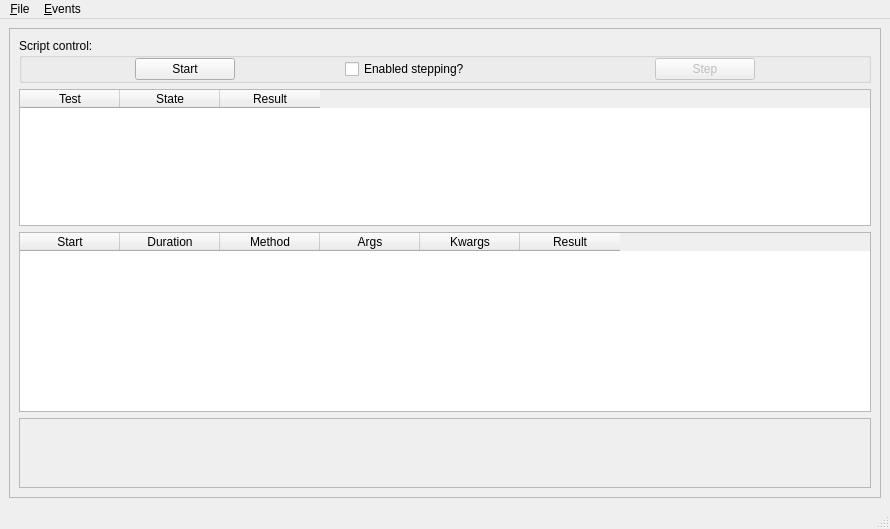
<?xml version="1.0" encoding="UTF-8"?>
<ui version="4.0">
 <class>MainWindow</class>
 <widget class="QMainWindow" name="MainWindow">
  <property name="geometry">
   <rect>
    <x>0</x>
    <y>0</y>
    <width>890</width>
    <height>529</height>
   </rect>
  </property>
  <property name="windowTitle">
   <string>MainWindow</string>
  </property>
  <widget class="QWidget" name="centralwidget">
   <layout class="QGridLayout" name="gridLayout_2">
    <item row="0" column="0">
     <widget class="QFrame" name="frame">
      <property name="frameShape">
       <enum>QFrame::StyledPanel</enum>
      </property>
      <property name="frameShadow">
       <enum>QFrame::Raised</enum>
      </property>
      <layout class="QGridLayout" name="gridLayout">
       <item row="0" column="0">
        <widget class="QGroupBox" name="groupBox">
         <property name="maximumSize">
          <size>
           <width>16777215</width>
           <height>50</height>
          </size>
         </property>
         <property name="title">
          <string>Script control:</string>
         </property>
         <layout class="QHBoxLayout" name="horizontalLayout">
          <property name="topMargin">
           <number>0</number>
          </property>
          <property name="bottomMargin">
           <number>0</number>
          </property>
          <item>
           <widget class="QPushButton" name="button_Start">
            <property name="minimumSize">
             <size>
              <width>100</width>
              <height>0</height>
             </size>
            </property>
            <property name="maximumSize">
             <size>
              <width>100</width>
              <height>16777215</height>
             </size>
            </property>
            <property name="text">
             <string>Start</string>
            </property>
           </widget>
          </item>
          <item>
           <widget class="QCheckBox" name="checkBox_enabledStepping">
            <property name="maximumSize">
             <size>
              <width>200</width>
              <height>16777215</height>
             </size>
            </property>
            <property name="text">
             <string>Enabled stepping?</string>
            </property>
           </widget>
          </item>
          <item>
           <widget class="QPushButton" name="button_Step">
            <property name="enabled">
             <bool>false</bool>
            </property>
            <property name="minimumSize">
             <size>
              <width>100</width>
              <height>0</height>
             </size>
            </property>
            <property name="maximumSize">
             <size>
              <width>100</width>
              <height>16777215</height>
             </size>
            </property>
            <property name="text">
             <string>Step</string>
            </property>
           </widget>
          </item>
         </layout>
        </widget>
       </item>
       <item row="1" column="0">
        <widget class="QTableWidget" name="tableWidget_scripts">
         <property name="maximumSize">
          <size>
           <width>16777215</width>
           <height>150</height>
          </size>
         </property>
         <column>
          <property name="text">
           <string>Test</string>
          </property>
         </column>
         <column>
          <property name="text">
           <string>State</string>
          </property>
         </column>
         <column>
          <property name="text">
           <string>Result</string>
          </property>
         </column>
        </widget>
       </item>
       <item row="2" column="0">
        <widget class="QTableWidget" name="tableWidget_apiData">
         <property name="maximumSize">
          <size>
           <width>16777215</width>
           <height>200</height>
          </size>
         </property>
         <column>
          <property name="text">
           <string>Start</string>
          </property>
          <property name="toolTip">
           <string>The start time of the api call</string>
          </property>
         </column>
         <column>
          <property name="text">
           <string>Duration</string>
          </property>
          <property name="toolTip">
           <string>The duration of the api call</string>
          </property>
         </column>
         <column>
          <property name="text">
           <string>Method</string>
          </property>
          <property name="toolTip">
           <string>&lt;html&gt;&lt;head/&gt;&lt;body&gt;&lt;p&gt;The api method called&lt;/p&gt;&lt;/body&gt;&lt;/html&gt;</string>
          </property>
         </column>
         <column>
          <property name="text">
           <string>Args</string>
          </property>
          <property name="toolTip">
           <string>the api method's args</string>
          </property>
         </column>
         <column>
          <property name="text">
           <string>Kwargs</string>
          </property>
          <property name="toolTip">
           <string>The api method's kwargs</string>
          </property>
         </column>
         <column>
          <property name="text">
           <string>Result</string>
          </property>
          <property name="toolTip">
           <string>The api method's result</string>
          </property>
         </column>
        </widget>
       </item>
       <item row="3" column="0">
        <widget class="QScrollArea" name="scrollArea">
         <property name="widgetResizable">
          <bool>true</bool>
         </property>
         <widget class="QWidget" name="scrollAreaWidgetContents">
          <property name="geometry">
           <rect>
            <x>0</x>
            <y>0</y>
            <width>850</width>
            <height>76</height>
           </rect>
          </property>
          <layout class="QVBoxLayout" name="verticalLayout">
           <item>
            <widget class="QWidget" name="Widget_videoContainer" native="true"/>
           </item>
          </layout>
         </widget>
        </widget>
       </item>
      </layout>
     </widget>
    </item>
   </layout>
  </widget>
  <widget class="QMenuBar" name="menubar">
   <property name="geometry">
    <rect>
     <x>0</x>
     <y>0</y>
     <width>890</width>
     <height>25</height>
    </rect>
   </property>
   <widget class="QMenu" name="menu_File">
    <property name="title">
     <string>&amp;File</string>
    </property>
    <addaction name="action_exit"/>
   </widget>
   <widget class="QMenu" name="menu_Events">
    <property name="title">
     <string>&amp;Events</string>
    </property>
    <addaction name="action_EventsDumpFile"/>
    <addaction name="action_EventsDumpConsole"/>
   </widget>
   <addaction name="menu_File"/>
   <addaction name="menu_Events"/>
  </widget>
  <widget class="QStatusBar" name="statusbar"/>
  <action name="action_exit">
   <property name="text">
    <string>E&amp;xit</string>
   </property>
  </action>
  <action name="action_EventsDumpFile">
   <property name="text">
    <string>Dump to &amp;file...</string>
   </property>
  </action>
  <action name="action_EventsDumpConsole">
   <property name="text">
    <string>Dump to &amp;console</string>
   </property>
  </action>
 </widget>
 <resources/>
 <connections/>
</ui>
